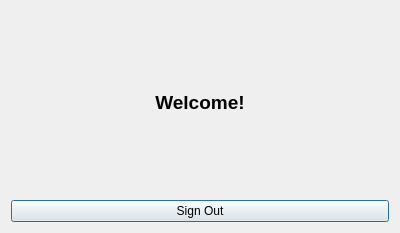
<?xml version="1.0" encoding="UTF-8"?>
<ui version="4.0">
 <class>Dialog</class>
 <widget class="QDialog" name="Dialog">
  <property name="geometry">
   <rect>
    <x>0</x>
    <y>0</y>
    <width>400</width>
    <height>233</height>
   </rect>
  </property>
  <property name="windowTitle">
   <string>Dialog</string>
  </property>
  <layout class="QGridLayout" name="gridLayout">
   <item row="0" column="0">
    <layout class="QVBoxLayout" name="verticalLayout">
     <item>
      <widget class="QLabel" name="label_welcome">
       <property name="font">
        <font>
         <pointsize>14</pointsize>
         <weight>75</weight>
         <bold>true</bold>
        </font>
       </property>
       <property name="text">
        <string>Welcome!</string>
       </property>
       <property name="alignment">
        <set>Qt::AlignCenter</set>
       </property>
      </widget>
     </item>
     <item>
      <widget class="QPushButton" name="pushButton_signOut">
       <property name="text">
        <string>Sign Out</string>
       </property>
      </widget>
     </item>
    </layout>
   </item>
  </layout>
 </widget>
 <resources/>
 <connections/>
</ui>
